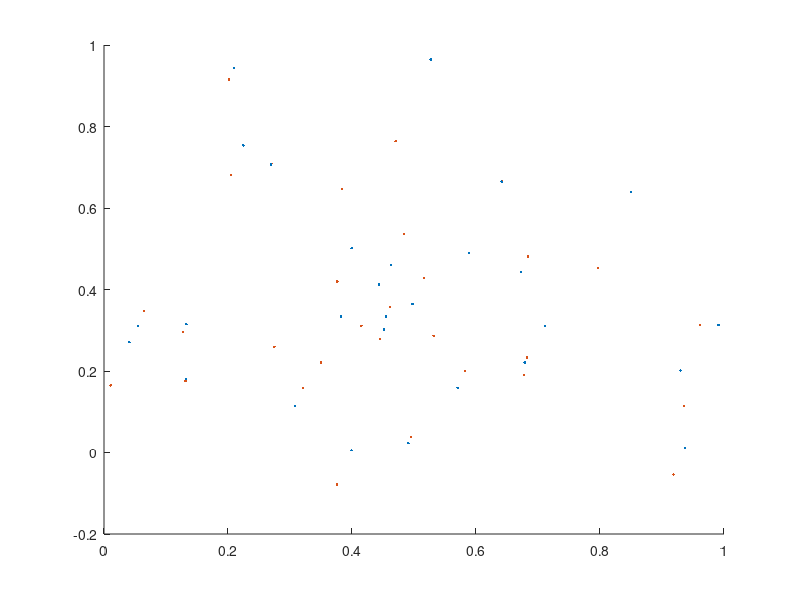

MATLAB code to generate this figure:
%% Plane Projection

a = rand(30,3);
%Movement is along the z axis in this case
p1 = a(1,:);
p2 = a(2,:);

%Take the cross product to get a normal vector, take another to get the
%plane definition
n = cross(p2-p1, [0, 0, 1]);
pn = cross(n, p2-p1);
%Normalize the plane normal vector
pn = pn/(pn*pn')^(1/2);

%Project all the points onto this plane
a_prime = a - repmat(((a-repmat(p1, size(a,1), 1))*pn'), 1, 3).*repmat(pn, size(a,1),1);

%Plot the unproject and then projected points
figure
hold on
scatter3(a(:,1), a(:,2), a(:,3),'.g');
scatter3(a_prime(:,1), a_prime(:,2), a_prime(:,3),'.r');